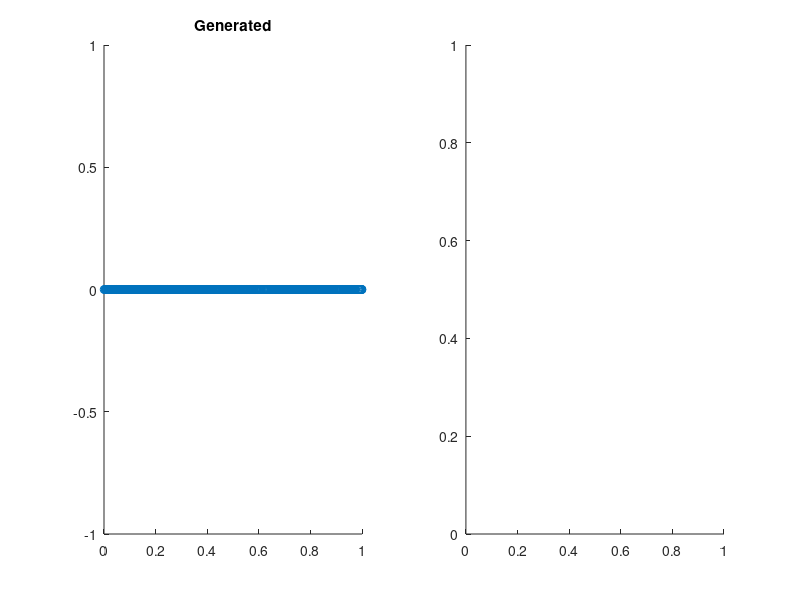

Write the MATLAB code that produced this figure. (Note: this script raises an error after producing the figure.)
% Experiment with generating RV's from empirically generated copula's
% (First we test w/ known forms, but using copula dnesity functions instead
% of the built-in copularnd functions)

function [] = copulaRvGenTest()

    D = 2;
    M = 1000;
    u_gen = rand(M,D);

    % precompute copula density function
    K = 1000;
    uu = linspace(0,1,K);
    [U1,U2] = meshgrid(uu,uu);
    alpha = 10;
    copType = 'Gumbel';
    c2 = copulapdf(copType,[U1(:) U2(:)],alpha);
    c2 = reshape(c2,K,K);

    c1 = squeeze(sum(c2,2));

    for ii=1:M
        u = u_gen(ii,1);
        t = u_gen(ii,2);

        idx = findClosest(uu,u);
        
        C_d_num = cumsum(c2(idx,:));
        C_d_den = c1(idx);
        C_d = C_d_num./C_d_den;

        % perform numerical inverse
        v = uu(findClosest(C_d,t));

        % assign random variate
        u_gen(ii,2) = v;
    end

    subplot(1,2,1);
    scatter(u_gen(:,1),u_gen(:,2)); title('Generated')

    subplot(1,2,2);
    uu = copularnd(copType,alpha,M);
    scatter(uu(:,1),uu(:,2)); title('Built-in')

end

% function [idx] = genIdx(K,u)
%     idx = round(u*K);
%     if(idx>K)
%         idx=K;
%     elseif(idx<2)
%         idx=2;
%     end
% 
% end

function [idx] = findClosest(vec, val)
    tmp = abs(val-vec);
    [~,idx] = min(tmp);
end